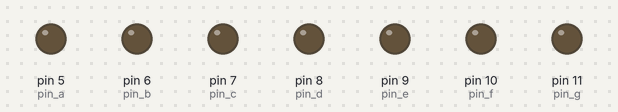
Bench run of a sketch on a simulated Arduino Uno, built with avr-gcc and run on an emulated ATmega328P. On the bench: output pins drawn as LEDs (lit = HIGH).

Above: at 0.5 s.
At 2.5 s:
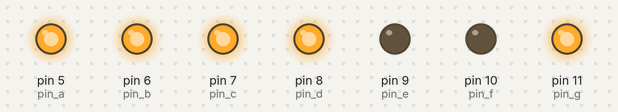
At 4.5 s:
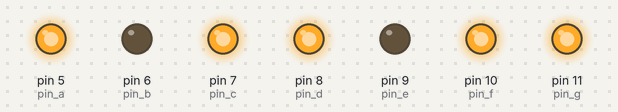
At 8.5 s:
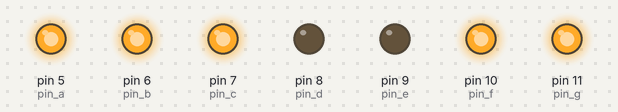
At 12.5 s:
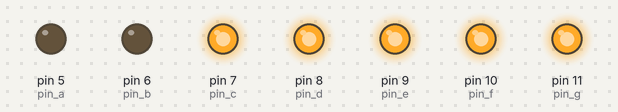
At 17.5 s:
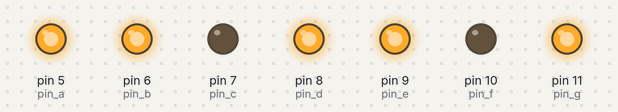
Timing chart, 0 to 18.4 s (numbered marks = the images above):
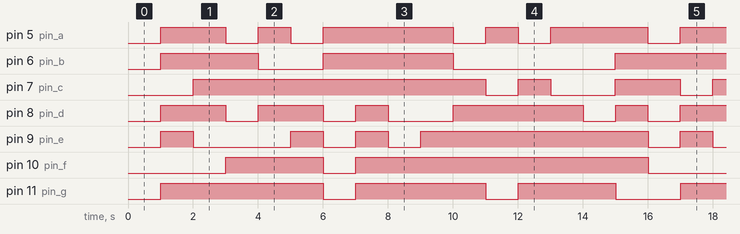

Measured:
- by itself, pin 6 (pin_b): repeats every 16.0 s: LOW 2.0 s, HIGH 4.0 s, LOW 5.0 s, HIGH 5.0 s
- by itself, pin 7 (pin_c): LOW → HIGH at 2.0 s, → LOW 9.0 s later, → HIGH 1.0 s later, → LOW 1.0 s later, … (13 changes in this stretch)
- by itself, pin 9 (pin_e): repeats every 16.0 s: LOW 3.0 s, 2 × (HIGH 1.0 s, LOW 1.0 s), HIGH 7.0 s, LOW 1.0 s, HIGH 1.0 s
- by itself, pin 10 (pin_f): repeats every 16.0 s: LOW 1.0 s, HIGH 9.0 s, LOW 3.0 s, HIGH 3.0 s
- by itself, pin 11 (pin_g): repeats every 16.0 s: LOW 1.0 s, HIGH 4.0 s, LOW 1.0 s, HIGH 3.0 s, LOW 2.0 s, HIGH 5.0 s
- by itself, pin 5 (pin_a): repeats every 16.0 s: LOW 1.0 s, HIGH 1.0 s, LOW 1.0 s, HIGH 4.0 s, LOW 1.0 s, HIGH 1.0 s, LOW 1.0 s, HIGH 3.0 s, LOW 1.0 s, HIGH 2.0 s
- by itself, pin 8 (pin_d): repeats every 16.0 s: LOW 1.0 s, HIGH 2.0 s, LOW 1.0 s, HIGH 1.0 s, LOW 2.0 s, HIGH 4.0 s, LOW 1.0 s, HIGH 1.0 s, LOW 1.0 s, HIGH 2.0 s

The sketch:

_06_7segment_counter.ino
```cpp
unsigned int nu[16];
int i = 0;
int pin_a = 5;
int pin_b = 6;
int pin_c = 7;
int pin_d = 8;
int pin_e = 9;
int pin_f = 10;
int pin_g = 11;

void setup() {
  // put your setup code here, to run once:

  pinMode(pin_a,OUTPUT);
  pinMode(pin_b,OUTPUT);
  pinMode(pin_c,OUTPUT);
  pinMode(pin_d,OUTPUT);
  pinMode(pin_e,OUTPUT);
  pinMode(pin_f,OUTPUT);
  pinMode(pin_g,OUTPUT);

  nu[0] =0b01100000;
  nu[1] = 0b11011010;
  nu[2] = 0b11110010;
  nu[3] = 0b01100110;
  nu[4] = 0b10110110;
  nu[5] = 0b00111110;
  nu[6] = 0b11100000;
  nu[7] = 0b11111111;
  nu[8] = 0b11100111;
  nu[9] = 0b11101111;
  nu[10] = 0b00111110;
  nu[11] = 0b10011100;
  nu[12] = 0b00111110;
  nu[13] = 0b10011110;
  nu[14] = 0b10001110;
  nu[15] = 0b11111100;
}

void loop() {
  // put your main code here, to run repeatedly:
  if(i != 15){
    i++;
  }else{
    i = 0;
  }
  delay(1000);

  digitalWrite(pin_a,nu[i]&0b10000000);
  digitalWrite(pin_b,nu[i]&0b01000000);
  digitalWrite(pin_c,nu[i]&0b00100000);
  digitalWrite(pin_d,nu[i]&0b00010000);
  digitalWrite(pin_e,nu[i]&0b00001000);
  digitalWrite(pin_f,nu[i]&0b00000100);
  digitalWrite(pin_g,nu[i]&0b00000010);
}
```
